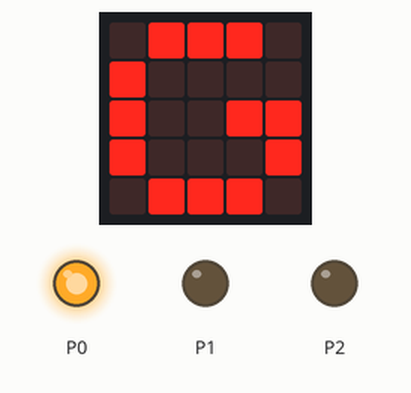
Recording of a program running on a simulated BBC micro:bit (MakeCode). Parts: the board's 5×5 LED display, output pins drawn as LEDs (lit = HIGH).

Above: at 0.1 s.
At 24.8 s:
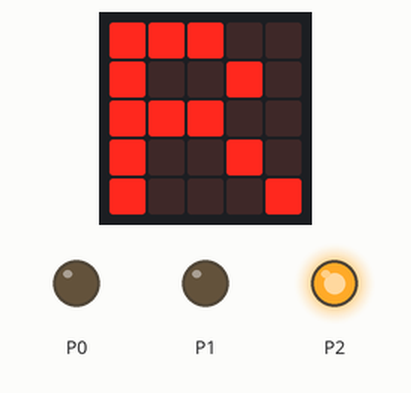
At 38.3 s:
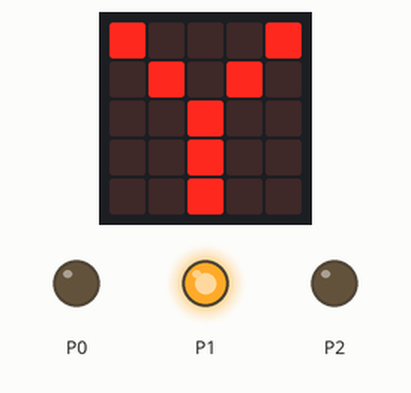
Timing chart, 0 to 39.8 s (numbered marks = the images above):
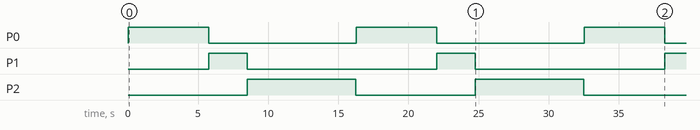

Measured:
- by itself, P0: alternates HIGH for 5.8 s and LOW for 10.5 s
- by itself, P1: alternates HIGH for 2.8 s and LOW for 13.5 s
- by itself, P2: alternates HIGH for 7.8 s and LOW for 8.5 s
- what the display in image 1 shows lasts 7.7 s, from 24.8 s to 32.5 s

The program:

main.ts
```typescript
basic.forever(function () {
    pins.digitalWritePin(DigitalPin.P0, 1)
    basic.showString("G")
    basic.pause(5000)
    pins.digitalWritePin(DigitalPin.P0, 0)
    basic.clearScreen()
    pins.digitalWritePin(DigitalPin.P1, 1)
    basic.showString("Y")
    basic.pause(2000)
    pins.digitalWritePin(DigitalPin.P1, 0)
    basic.clearScreen()
    pins.digitalWritePin(DigitalPin.P2, 1)
    basic.showString("R")
    basic.pause(7000)
    pins.digitalWritePin(DigitalPin.P2, 0)
    basic.clearScreen()
})
```

test.ts
```typescript
// テストはここに来ます。このパッケージが拡張機能として使用されるときにはコンパイルされません。
```
